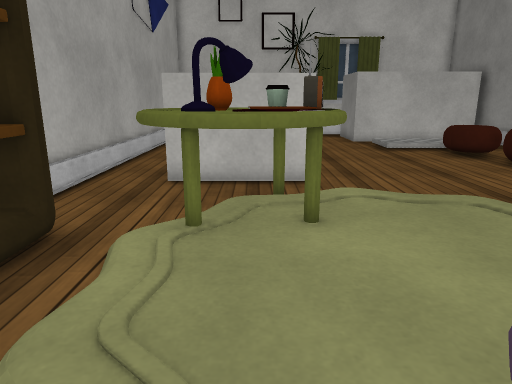
[1] (above)

16 first-person views from a walk through a scene from a Unity 3-D project. The camera is 1.2 m above the floor, tilts 14° down and sees 70° across. The floor is counted in squares, 0.5 m on a side. Each view is taken from the middle of a square. On the plan, view 1 faces up. The plan holds only what a view shows up to about 20 squares ahead; the rest is blank. The place goes on beyond the plan. The player is left out. Door leaves are left out, so doorways stand open. Surface patterns are stand-ins for the level's own textures.

[2]
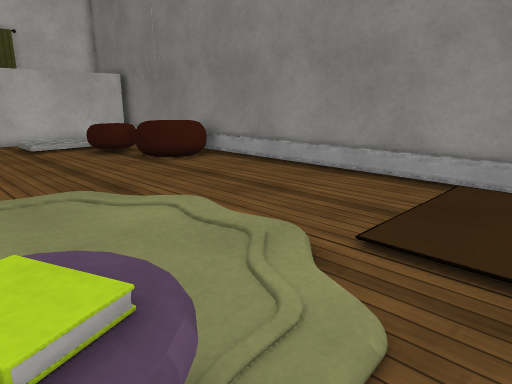

[3]
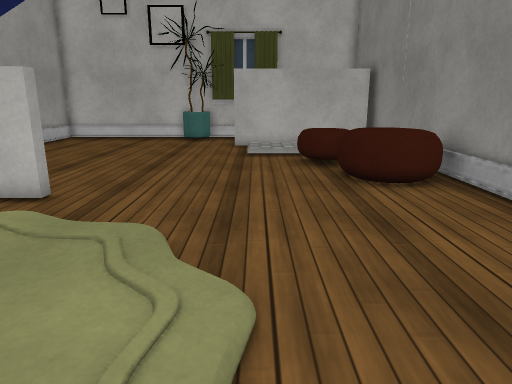

[4]
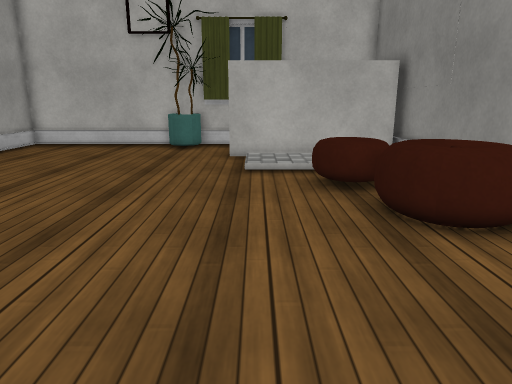

[5]
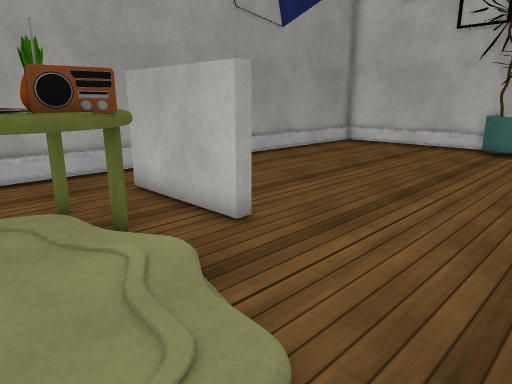

[6]
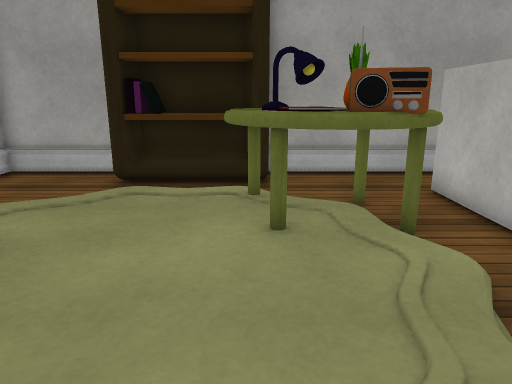

[7]
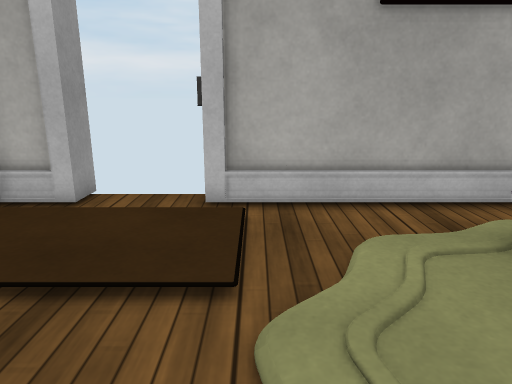

[8]
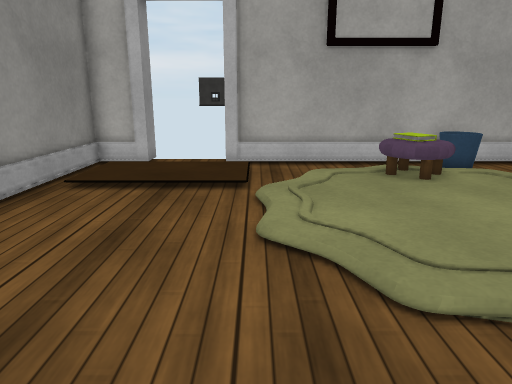

[9]
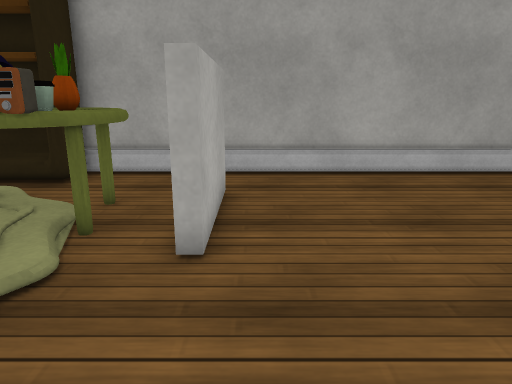

[10]
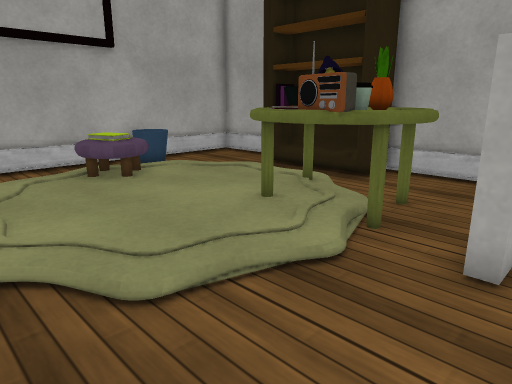

[11]
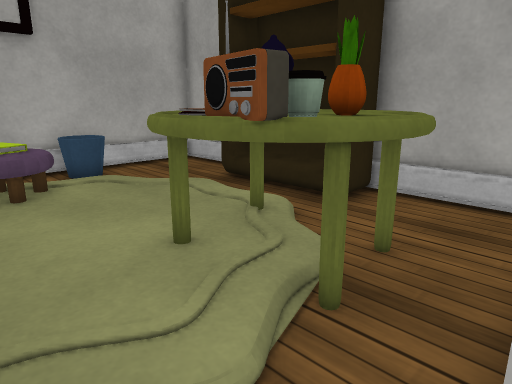

[12]
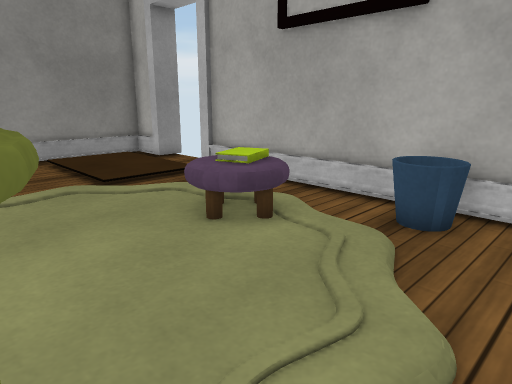

[13]
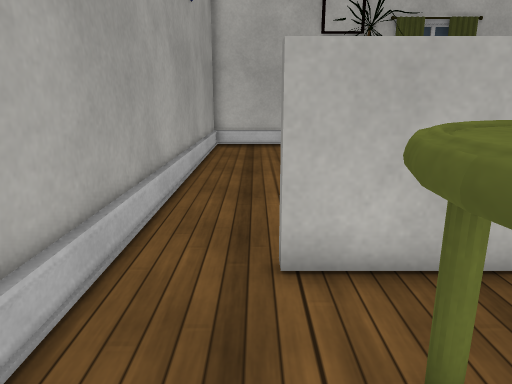

[14]
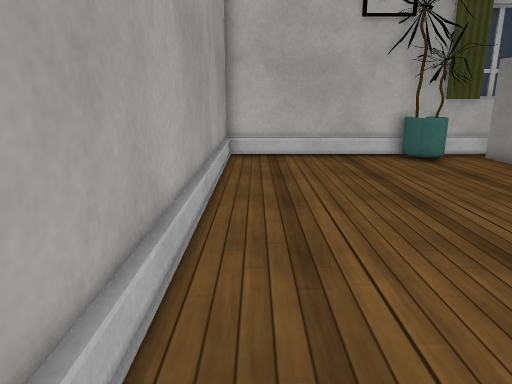

[15]
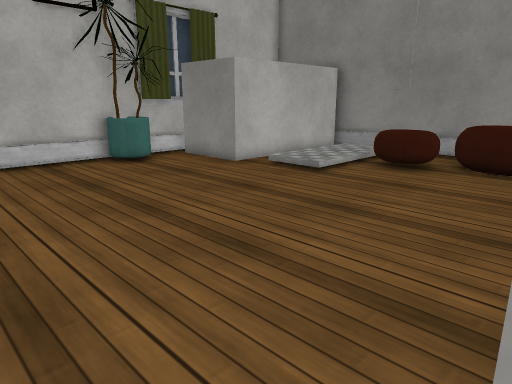

[16]
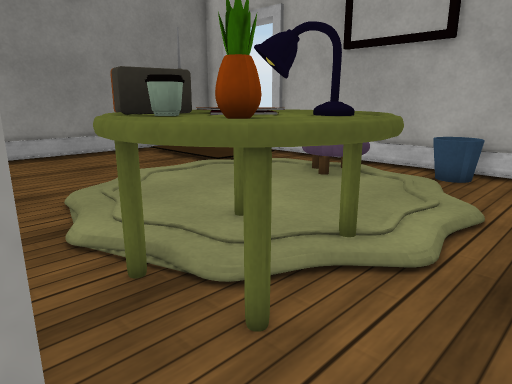

### Floor plan
Key: @ floor where view 1 was taken; # wall or solid block; x gap in a wall; . main floor; : floor 0.25 m higher than the main floor; / step, stairs or slope; D open door; = window, fence, low wall or low ledge; ^ raised ledge; T table; R radio; B bookshelf; S stool; K books; P plant; O other object.
Columns run from 5 left of view 1 to 13 right of it. Each row starts with its distance up from view 1.
 26 ############
 25 #.......PP.#
 24 #..........#
 23 #..........#      #
 22 #..........########
 21 #.........../     #
 20 #...........:     #
 19 #...........::::: #
 18 #.............=^..#
 17 #.............^^^.#
 16 #.............^^..#
 15 #..............x^^#
 14 #..............=^^#
 13 #..............^^^#
 12 #...............=x#
 11 #.OOOOOO..........#
 10 #.................#
  9 #..TTTR...........#
  8 #..TTTRT .........#
  7 #..TTTTT   .......#
  6 BB.TTTT    .......#
  5 BB..TT      ......#
  4 BB..        ......#
  3 BB..        ......#
  2 BB... SKS  .......#
  1 #.... SKK  .......#
  0 #....@.SS.........#
 -1 #...==............#
 -2 ##############...##
 -3  #############DDD##
 -4                 #

Positions as (right, up) in squares from view 1, and headings:
1: (0, 0), facing up
2: (2, -1), facing up-right
3: (7, 2), facing up
4: (7, 6), facing up
5: (7, 6), facing up-left
6: (7, 6), facing left
7: (7, 6), facing down
8: (7, 12), facing down
9: (7, 12), facing left
10: (7, 12), facing down-left
11: (4, 11), facing down-left
12: (-3, 6), facing down-right
13: (-3, 6), facing up
14: (-4, 10), facing up
15: (-4, 11), facing up-right
16: (-4, 11), facing down-right
